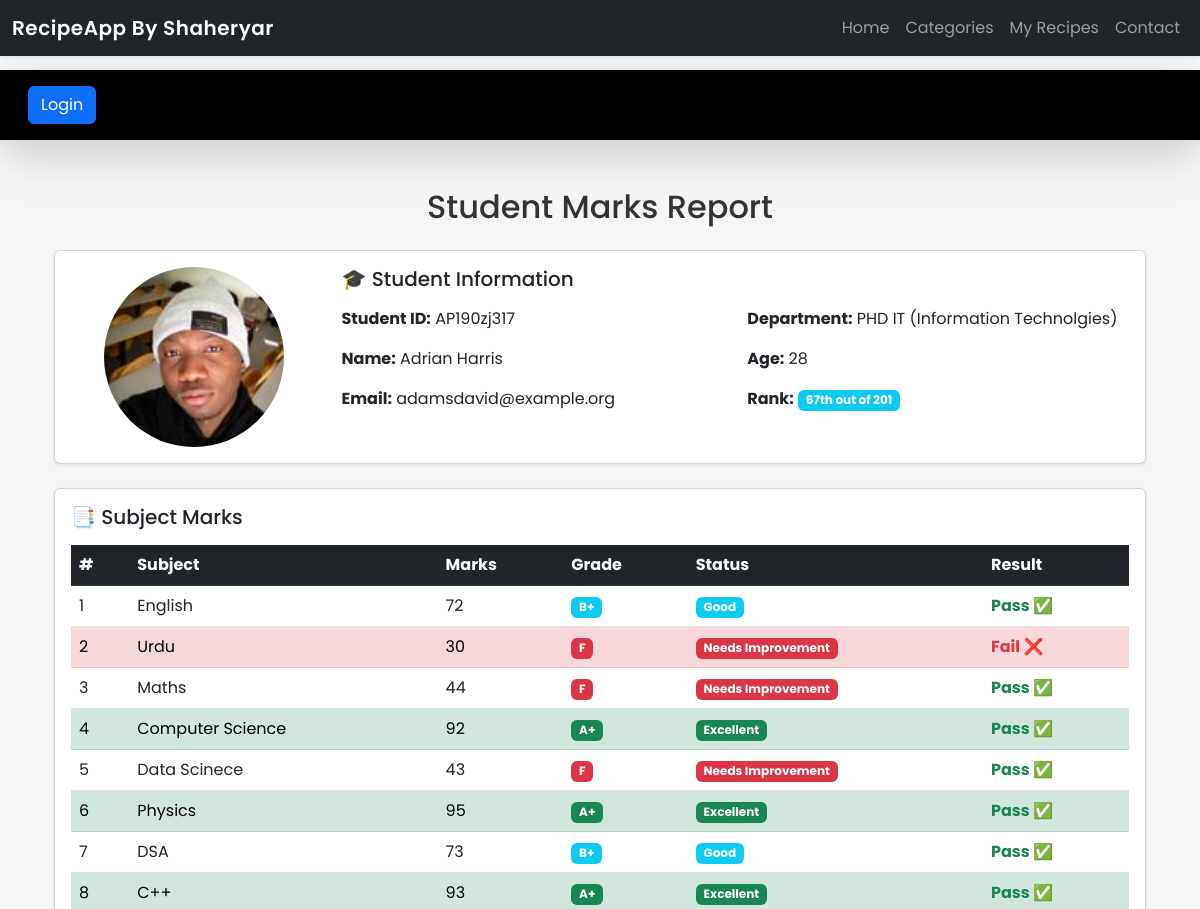
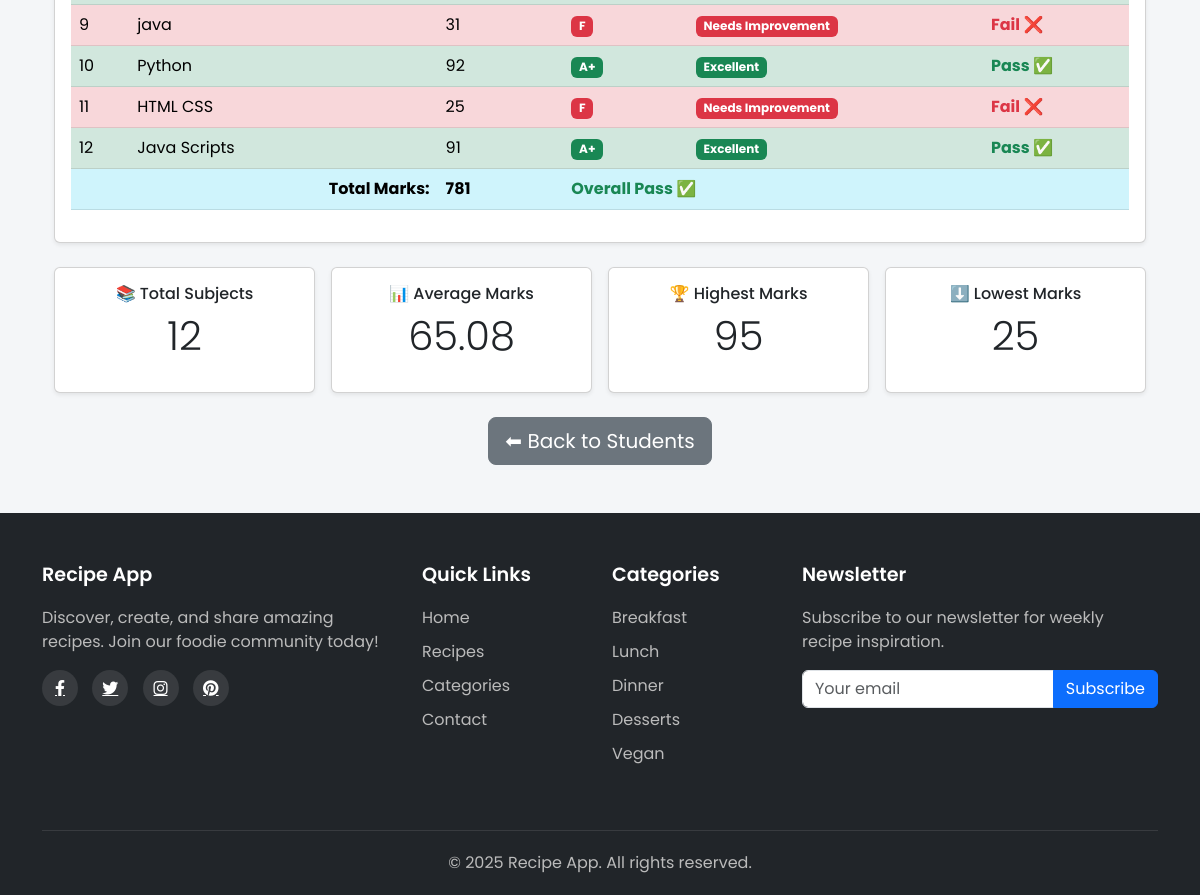
/recipes1/see_marks/AP190zj317/, run on the app's committed database (2 pictures, top to bottom).
### vege/models.py (models this page shows, shortened)
class Student(models.Model):
    department = models.ForeignKey(Department, on_delete=models.CASCADE, related_name='students')
    student_id = models.OneToOneField(StudentID, on_delete=models.CASCADE, related_name='student_profile')
    student_name = models.CharField(max_length=100)
    student_email = models.EmailField(unique=True)
    student_phone = models.CharField(max_length=15, unique=True)
    student_address = models.TextField()
    is_deleted = models.BooleanField(default=False)
    student_age = models.PositiveIntegerField(
    validators=[MinValueValidator(18), MaxValueValidator(30)],
    null=True,       # Allows NULL in database
    blank=True,      # Allows empty in forms/admin
)
    student_image = models.ImageField(upload_to='students/', null=True, blank=True)
    objects = RecipeManager()  # Custom manager to filter out deleted recipes
    admin_objects = models.Manager()
    class Meta:
        ordering = ['student_name']
        verbose_name = 'student'
        default_manager_name = "admin_objects"

class StudentID(models.Model):
    student_id = models.CharField(max_length=20, unique=True)
    def __str__(self):
        return self.student_id

class Department(models.Model):
    department = models.CharField(max_length=100, unique=True)
    class Meta:
        ordering = ['department']

class SubjectsMarks(models.Model):
    student = models.ForeignKey(Student, on_delete=models.CASCADE, related_name='studentsmarks')
    subject = models.ForeignKey(Subject, on_delete=models.CASCADE)
    marks = models.PositiveIntegerField()
    class Meta:
        unique_together = ['student', 'subject']
        verbose_name = "Subject Mark"

class Subject(models.Model):
    subject_name = models.CharField(max_length=100, unique=True)

### vege/views.py (the view)
# urls.py: path('see_marks/<student_id>/', views.see_marks, name="see_marks"),
def see_marks(request, student_id):
    subjects_marks = SubjectsMarks.objects.filter(
        student__student_id__student_id=student_id
    ).select_related("student", "subject")
    student = subjects_marks.first().student if subjects_marks.exists() else None
    total_marks = sum(mark.marks for mark in subjects_marks) if subjects_marks else 0
    stats = subjects_marks.aggregate(
        avg_score=Avg("marks"),
        max_score=Max("marks"),
        min_score=Min("marks"),
        total_subjects=Count("id")
    )
    rank = None
    total_students = 0
    if student:
        from django.db.models import Sum
        student_totals = Student.objects.annotate(
            total_marks=Sum('studentsmarks__marks')  # Changed to 'studentsmarks'
        ).exclude(total_marks__isnull=True).order_by('-total_marks')
        total_students = student_totals.count()
        for i, s in enumerate(student_totals, 1):
            if s.id == student.id:
                rank = i
                break
    return render(request, 'vege/see_marks.html', {
        'subjects_marks': subjects_marks,
        'student': student,
        'stats': stats,
        'total_marks': total_marks,
        'rank': rank,
        'total_students': total_students
    })

### vege/models.py (called while the page is built)
    def get_queryset(self):
        return super().get_queryset().filter(is_deleted=False)

### vege/templates/vege/see_marks.html (shortened to what this page needs)
{% extends "vege/base.html" %}
{% load static %}
{% block content %}
<div class="container my-4">
  <h2 class="section-title text-center mb-4">Student Marks Report</h2>
  <div class="card shadow-sm mb-4">
    <div class="card-body">
      <div class="row">
        <div class="col-md-3 text-center">
          {% if student.student_image %}
            <img src="{{ student.student_image.url }}"
                 alt="{{ student.student_name }}"
                 width="180"
                 height="180"
                 class="rounded-circle"
                 style="object-fit: cover;">
          {% else %}
            <div class="bg-secondary rounded-circle d-flex align-items-center justify-content-center mx-auto"
                 style="width: 180px; height: 180px">
              <span class="text-white">No picture</span>
            </div>
          {% endif %}
        </div>
        <div class="col-md-9">
          <h5 class="card-title mb-3">🎓 Student Information</h5>
          {% if student %}
          <div class="row">
            <div class="col-md-6">
              <p><strong>Student ID:</strong> {{ student.student_id }}</p>
              <p><strong>Name:</strong> {{ student.student_name }}</p>
              <p><strong>Email:</strong> {{ student.student_email }}</p>
            </div>
            <div class="col-md-6">
              <p><strong>Department:</strong> {{ student.department.department }}</p>
              <p><strong>Age:</strong> {{ student.student_age }}</p>
              {% if rank %}
              <p><strong>Rank:</strong>
                <span class="badge {% if rank == 1 %}bg-warning{% elif rank <= 3 %}bg-primary{% else %}bg-info{% endif %}">
                  {{ rank }}{% if rank == 1 %}st{% elif rank == 2 %}nd{% elif rank == 3 %}rd{% else %}th{% endif %}
                  out of {{ total_students }}
                </span>
              </p>
              {% endif %}
            </div>
          </div>
          {% else %}
          <p class="text-danger">No student information found.</p>
          {% endif %}
        </div>
      </div>
    </div>
  </div>
  <div class="card shadow-sm mb-4">
    <div class="card-body">
      <h5 class="card-title mb-3">📑 Subject Marks</h5>
      <div class="table-responsive">
        <table class="table table-hover align-middle">
          <thead class="table-dark">
            <tr>
              <th>#</th>
              <th>Subject</th>
              <th>Marks</th>
              <th>Grade</th>
              <th>Status</th>
              <th>Result</th>
            </tr>
          </thead>
          <tbody>
            {% for mark in subjects_marks %}
            <tr
              {% if mark.marks >= 90 %}
                class="table-success"
              {% elif mark.marks < 40 %}
                class="table-danger"
              {% endif %}
            >
              <td>{{ forloop.counter }}</td>
              <td>{{ mark.subject.subject_name }}</td>
              <td>{{ mark.marks }}</td>
              <td>
                {% if mark.marks >= 90 %}
                <span class="badge bg-success">A+</span>
                {% elif mark.marks >= 80 %}
                <span class="badge bg-primary">A</span>
                {% elif mark.marks >= 70 %}
                <span class="badge bg-info">B+</span>
                {% elif mark.marks >= 60 %}
                <span class="badge bg-warning text-dark">B</span>
                {% elif mark.marks >= 50 %}
                <span class="badge bg-secondary">C</span>
                {% else %}
                <span class="badge bg-danger">F</span>
                {% endif %}
              </td>
              <td>
                {% if mark.marks >= 90 %}
                <span class="badge bg-success">Excellent</span>
                {% elif mark.marks >= 80 %}
                <span class="badge bg-primary">Very Good</span>
                {% elif mark.marks >= 70 %}
                <span class="badge bg-info">Good</span>
                {% elif mark.marks >= 60 %}
                <span class="badge bg-warning text-dark">Satisfactory</span>
                {% elif mark.marks >= 50 %}
                <span class="badge bg-secondary">Average</span>
                {% else %}
                <span class="badge bg-danger">Needs Improvement</span>
                {% endif %}
              </td>
              <td>
                {% if mark.marks >= 40 %}
                <span class="text-success fw-bold">Pass ✅</span>
                {% else %}
                <span class="text-danger fw-bold">Fail ❌</span>
                {% endif %}
              </td>
            </tr>
            {% empty %}
            <tr>
              <td colspan="6" class="text-center text-muted">
                No marks found for this student.
              </td>
            </tr>
            {% endfor %}
            {% if subjects_marks %}
            <tr class="table-info fw-bold">
              <td colspan="2" class="text-end">Total Marks:</td>
              <td>{{ total_marks }}</td>
              <td colspan="3">
                {% if stats.avg_score >= 40 %}
                <span class="text-success">Overall Pass ✅</span>
                {% else %}
                <span class="text-danger">Overall Fail ❌</span>
                {% endif %}
              </td>
            </tr>
            {% endif %}
          </tbody>
        </table>
      </div>
    </div>
  </div>
  {% if stats.total_subjects %}
  <div class="row g-3">
    <div class="col-md-3">
      <div class="card text-center shadow-sm">
        <div class="card-body">
          <h6 class="card-title">📚 Total Subjects</h6>
          <p class="display-6">{{ stats.total_subjects }}</p>
        </div>
      </div>
    </div>
    <div class="col-md-3">
      <div class="card text-center shadow-sm">
        <div class="card-body">
          <h6 class="card-title">📊 Average Marks</h6>
          <p class="display-6">{{ stats.avg_score|floatformat:2 }}</p>
        </div>
      </div>
    </div>
    <div class="col-md-3">
      <div class="card text-center shadow-sm">
        <div class="card-body">
          <h6 class="card-title">🏆 Highest Marks</h6>
          <p class="display-6">{{ stats.max_score }}</p>
        </div>
      </div>
    </div>
    <div class="col-md-3">
      <div class="card text-center shadow-sm">
        <div class="card-body">
          <h6 class="card-title">⬇️ Lowest Marks</h6>
          <p class="display-6">{{ stats.min_score }}</p>
        </div>
      </div>
    </div>
  </div>
  {% endif %}
  <div class="mt-4 text-center">
    <a href="{% url 'vege:students' %}" class="btn btn-secondary btn-lg">
      ⬅ Back to Students
    </a>
  </div>
</div>
{% endblock %}

### vege/templates/vege/base.html (style rules this page uses)
body { font-family: "Poppins", sans-serif; padding-top: 70px; background-color: #f4f6f8; color: #333; display: flex; flex-direction: column; min-height: 100vh; }

### data on the page
Student: student_image (picture), student_id "AP190zj317", student_name "Adrian Harris", student_email "adamsdavid@example.org", department.department "PHD IT (Information Technolgies)", student_age "28"
SubjectsMarks: subject.subject_name "English", marks "72", shows "B+", shows "Good", shows "Pass ✅"
SubjectsMarks: subject.subject_name "Urdu", marks "30", shows "F", shows "Needs Improvement", shows "Fail ❌"
SubjectsMarks: subject.subject_name "Maths", marks "44", shows "F", shows "Needs Improvement", shows "Pass ✅"
SubjectsMarks: subject.subject_name "Computer Science", marks "92", shows "A+", shows "Excellent", shows "Pass ✅"
SubjectsMarks: subject.subject_name "Data Scinece", marks "43", shows "F", shows "Needs Improvement", shows "Pass ✅"
SubjectsMarks: subject.subject_name "Physics", marks "95", shows "A+", shows "Excellent", shows "Pass ✅"
SubjectsMarks: subject.subject_name "DSA", marks "73", shows "B+", shows "Good", shows "Pass ✅"
SubjectsMarks: subject.subject_name "C++", marks "93", shows "A+", shows "Excellent", shows "Pass ✅"
SubjectsMarks: subject.subject_name "java", marks "31", shows "F", shows "Needs Improvement", shows "Fail ❌"
SubjectsMarks: subject.subject_name "Python", marks "92", shows "A+", shows "Excellent", shows "Pass ✅"
SubjectsMarks: subject.subject_name "HTML CSS", marks "25", shows "F", shows "Needs Improvement", shows "Fail ❌"
SubjectsMarks: subject.subject_name "Java Scripts", marks "91", shows "A+", shows "Excellent", shows "Pass ✅"

### other printed values
{{ rank }} "67"
{{ total_students }} "201"
{{ total_marks }} "781"
{{ stats.total_subjects }} "12"
{{ stats.avg_score|floatformat:2 }} "65.08"
{{ stats.max_score }} "95"
{{ stats.min_score }} "25"
